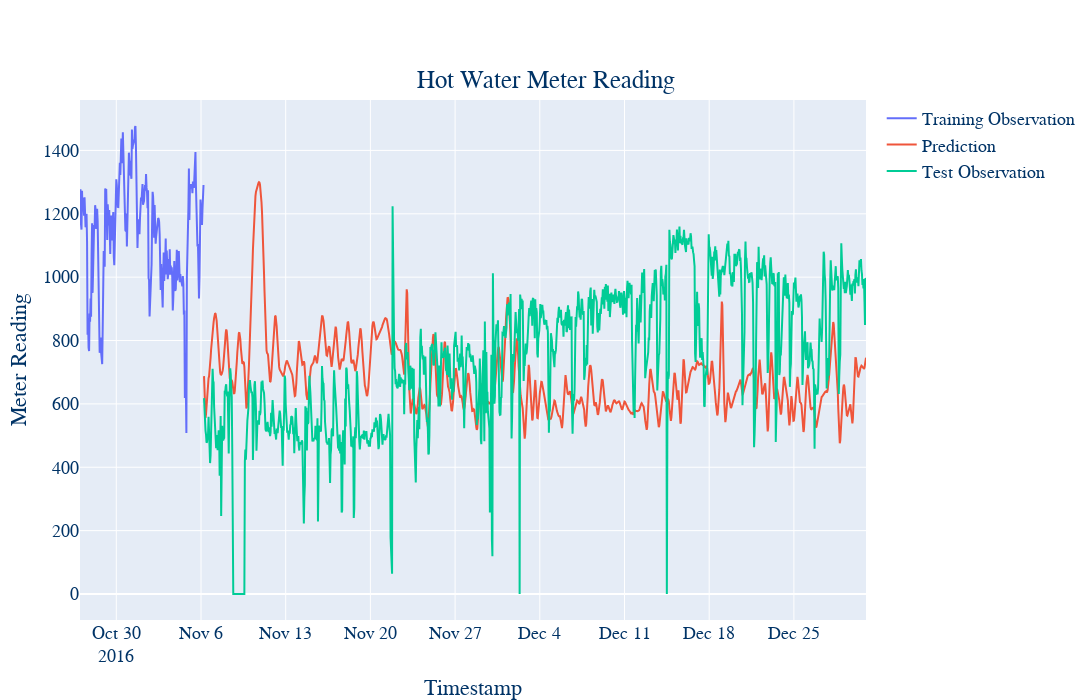

Here is the notebook cell this chart was saved with:
### Code cell
x = np.expand_dims(x_scaled_test, axis=0)
y_pred = hotwater_prediction_model.predict(x)
y_pred_rescaled = y_scaler.inverse_transform(y_pred[0])


y_train_reshaped = y_train.reshape((-1))
y_test_reshaped = y_test.reshape((-1))
y_pred_reshaped = y_pred_rescaled.reshape((-1))

trace1 = go.Scatter(
    x = hotwater_consumption.index[7200:num_train],
    y = y_train_reshaped,
    mode = 'lines',
    name = 'Training Observation'
)
trace2 = go.Scatter(
    x = date_test,
    y = y_pred_reshaped,
    mode = 'lines',
    name = 'Prediction'
)
trace3 = go.Scatter(
    x = date_test,
    y = y_test_reshaped,
    mode='lines',
    name = 'Test Observation'
)
layout = go.Layout(width=1400, height=700,
    title = {'text': "Hot Water Meter Reading", 'y':0.9, 'x':0.5, 'xanchor': 'center', 'yanchor': 'top'},
    xaxis = {'title' : "Timestamp"},
    yaxis = {'title' : "Meter Reading", }
)
fig = go.Figure(data=[trace1, trace2, trace3], layout=layout)
fig.update_layout(font=dict(family="Courier New, monospace", size=18, color="#003366", )) # "#7f7f7f"
# fig.write_image('image/time_series_forcast_chw.png')
fig.show()

### Figure 1 — Plotly figure (JSON) as saved in the notebook; plotly's stock layout.template omitted (floating-point values rounded to 4 significant figures; data arrays with more than 128 entries replaced by an {"elided": "..."} marker saying what was removed)
{"data": [{"mode": "lines", "name": "Training Observation", "type": "scatter", "x": {"elided": "246 str values"}, "y": {"elided": "7446 float values"}}, {"mode": "lines", "name": "Prediction", "type": "scatter", "x": {"elided": "1314 str values"}, "y": {"elided": "1314 float values"}}, {"mode": "lines", "name": "Test Observation", "type": "scatter", "x": {"elided": "1314 str values"}, "y": {"elided": "1314 float values"}}], "layout": {"font": {"color": "#003366", "family": "Courier New, monospace", "size": 18}, "height": 700, "title": {"text": "Hot Water Meter Reading", "x": 0.5, "xanchor": "center", "y": 0.9, "yanchor": "top"}, "width": 1400, "xaxis": {"autorange": true, "range": ["2016-10-27", "2016-12-30 23:00"], "title": {"text": "Timestamp"}, "type": "date"}, "yaxis": {"autorange": true, "range": [-82.06, 1559.0], "title": {"text": "Meter Reading"}, "type": "linear"}}}
